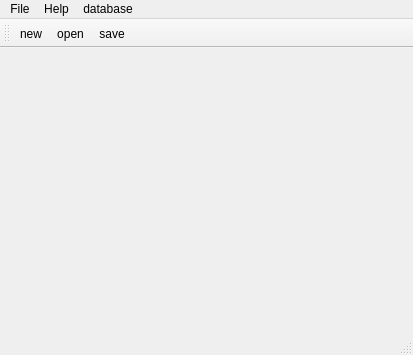
<?xml version="1.0" encoding="UTF-8"?>
<ui version="4.0">
 <class>MainWindow</class>
 <widget class="QMainWindow" name="MainWindow">
  <property name="geometry">
   <rect>
    <x>0</x>
    <y>0</y>
    <width>413</width>
    <height>355</height>
   </rect>
  </property>
  <property name="windowTitle">
   <string>MainWindow</string>
  </property>
  <widget class="QWidget" name="centralwidget">
   <layout class="QGridLayout" name="gridLayout"/>
  </widget>
  <widget class="QMenuBar" name="menubar">
   <property name="geometry">
    <rect>
     <x>0</x>
     <y>0</y>
     <width>413</width>
     <height>23</height>
    </rect>
   </property>
   <widget class="QMenu" name="menuFile">
    <property name="title">
     <string>File</string>
    </property>
    <addaction name="actionNew"/>
    <addaction name="actionOpen"/>
    <addaction name="actionSave"/>
    <addaction name="actionSave_as"/>
    <addaction name="actionImport_SBML"/>
    <addaction name="actionExport_SBML"/>
    <addaction name="actionAnaly_sbml"/>
   </widget>
   <widget class="QMenu" name="menuHelp">
    <property name="title">
     <string>Help</string>
    </property>
    <addaction name="actionAbout"/>
   </widget>
   <widget class="QMenu" name="menuDatabase">
    <property name="title">
     <string>database</string>
    </property>
    <addaction name="actionImport_data"/>
   </widget>
   <addaction name="menuFile"/>
   <addaction name="menuHelp"/>
   <addaction name="menuDatabase"/>
  </widget>
  <widget class="QToolBar" name="toolBar">
   <property name="windowTitle">
    <string>toolBar</string>
   </property>
   <attribute name="toolBarArea">
    <enum>TopToolBarArea</enum>
   </attribute>
   <attribute name="toolBarBreak">
    <bool>false</bool>
   </attribute>
   <addaction name="actionNew"/>
   <addaction name="actionOpen"/>
   <addaction name="actionSave"/>
  </widget>
  <widget class="QStatusBar" name="statusBar"/>
  <action name="actionNew">
   <property name="icon">
    <iconset resource="mainWindow.qrc">
     <normaloff>:/images/new.png</normaloff>:/images/new.png</iconset>
   </property>
   <property name="text">
    <string>new</string>
   </property>
  </action>
  <action name="actionOpen">
   <property name="icon">
    <iconset resource="mainWindow.qrc">
     <normaloff>:/images/open.png</normaloff>:/images/open.png</iconset>
   </property>
   <property name="text">
    <string>open</string>
   </property>
  </action>
  <action name="actionSave">
   <property name="icon">
    <iconset resource="mainWindow.qrc">
     <normaloff>:/images/save.png</normaloff>:/images/save.png</iconset>
   </property>
   <property name="text">
    <string>save</string>
   </property>
   <property name="shortcut">
    <string>Ctrl+S</string>
   </property>
  </action>
  <action name="actionSave_as">
   <property name="text">
    <string>save as</string>
   </property>
  </action>
  <action name="actionImport_SBML">
   <property name="text">
    <string>import SBML</string>
   </property>
  </action>
  <action name="actionExport_SBML">
   <property name="text">
    <string>export SBML</string>
   </property>
  </action>
  <action name="actionAbout">
   <property name="text">
    <string>about</string>
   </property>
  </action>
  <action name="actionAnalysis">
   <property name="text">
    <string>analysis</string>
   </property>
  </action>
  <action name="actionOde">
   <property name="text">
    <string>ode</string>
   </property>
  </action>
  <action name="actionAnaly_sbml">
   <property name="text">
    <string>analysis sbml</string>
   </property>
  </action>
  <action name="actionImport_data">
   <property name="text">
    <string>import data</string>
   </property>
  </action>
 </widget>
 <resources>
  <include location="mainWindow.qrc"/>
 </resources>
 <connections/>
</ui>
